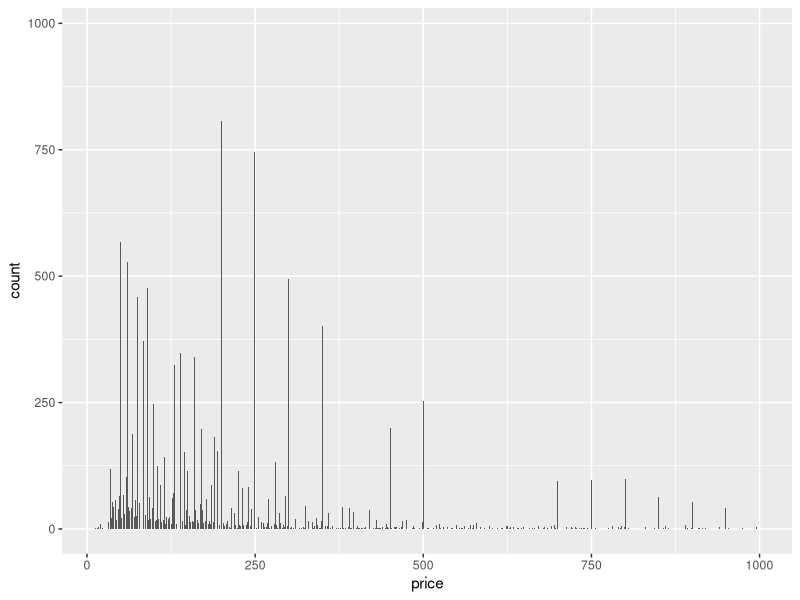
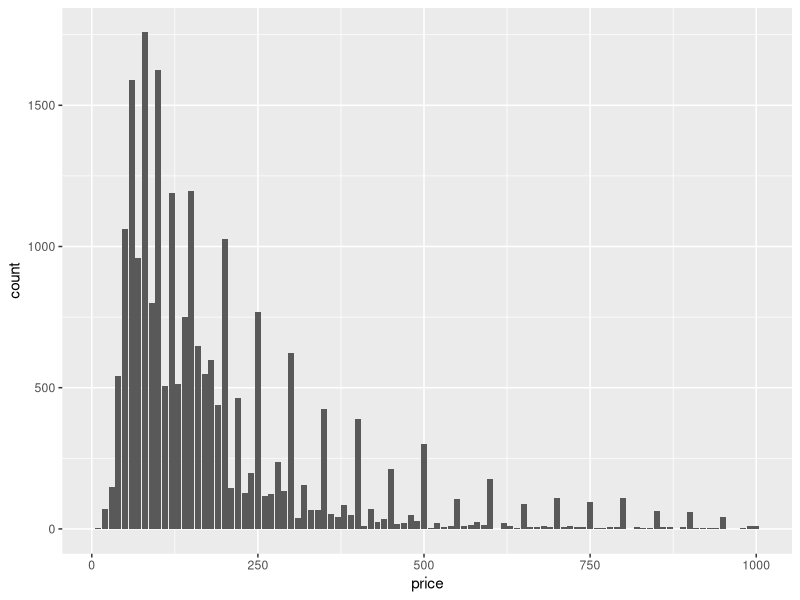
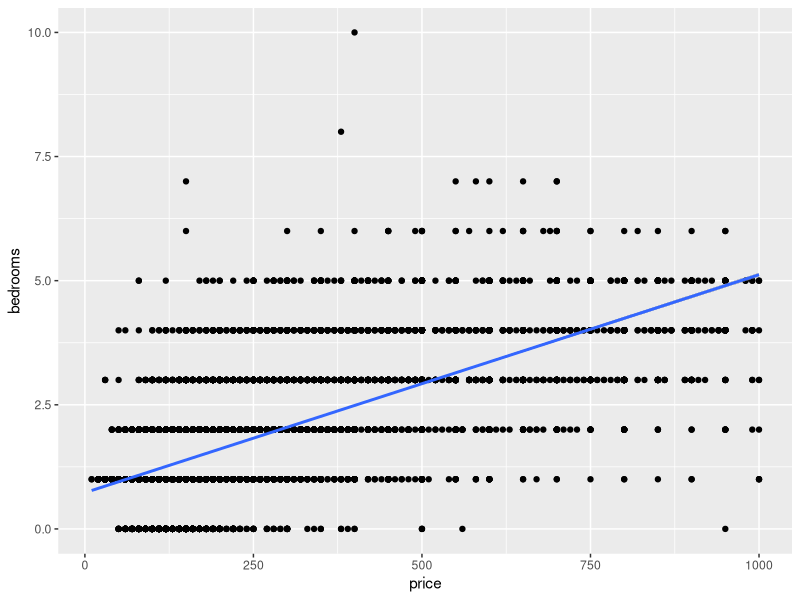
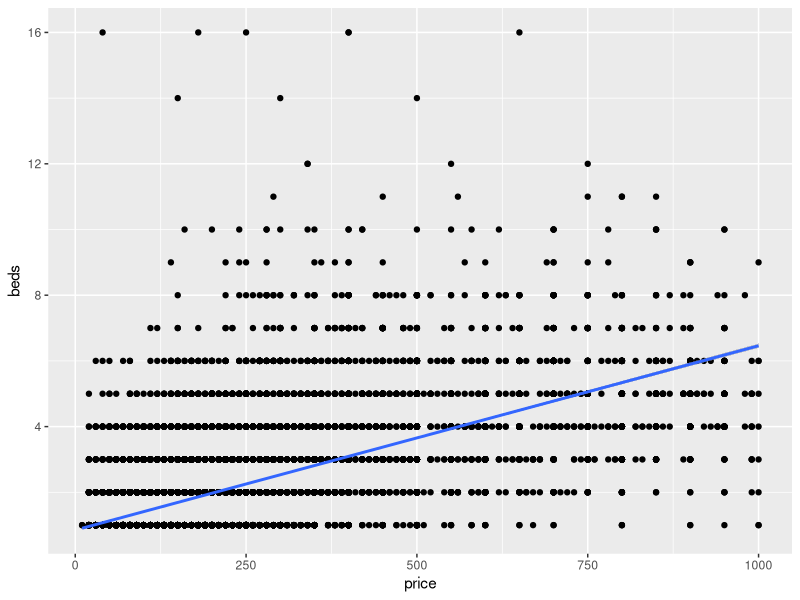
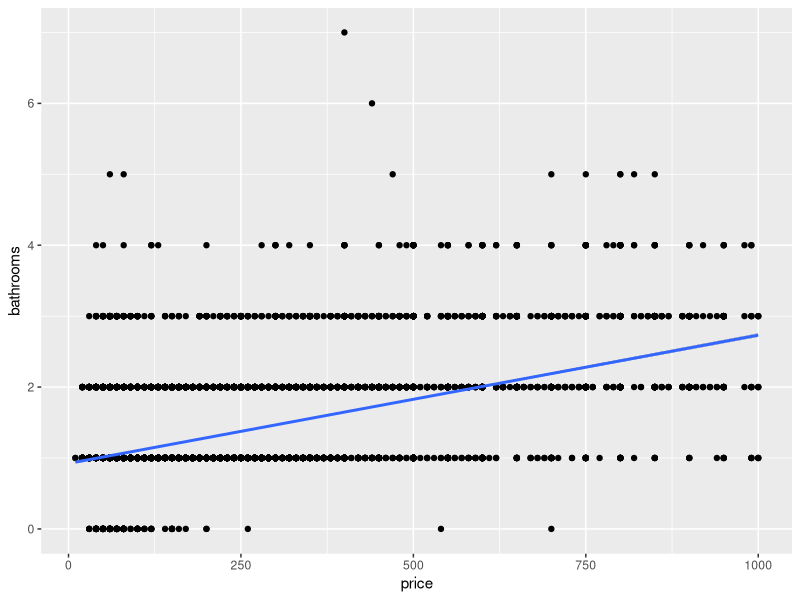
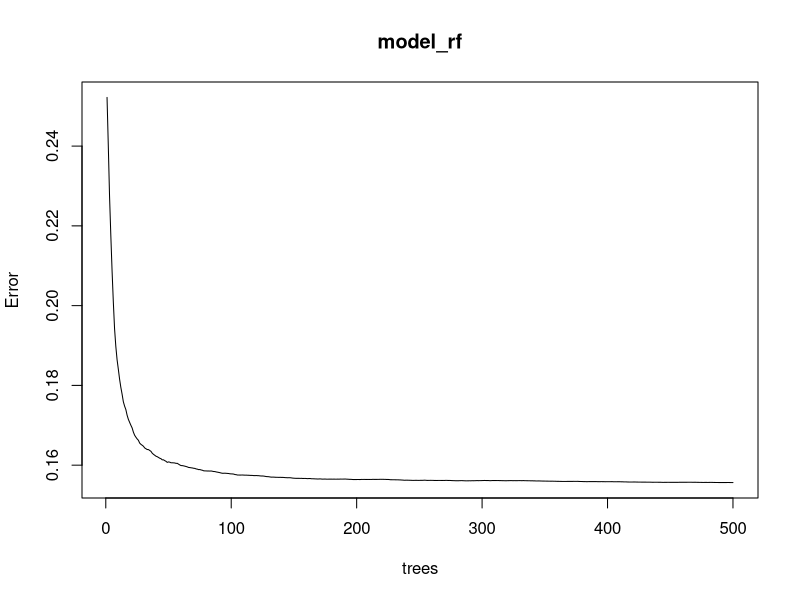
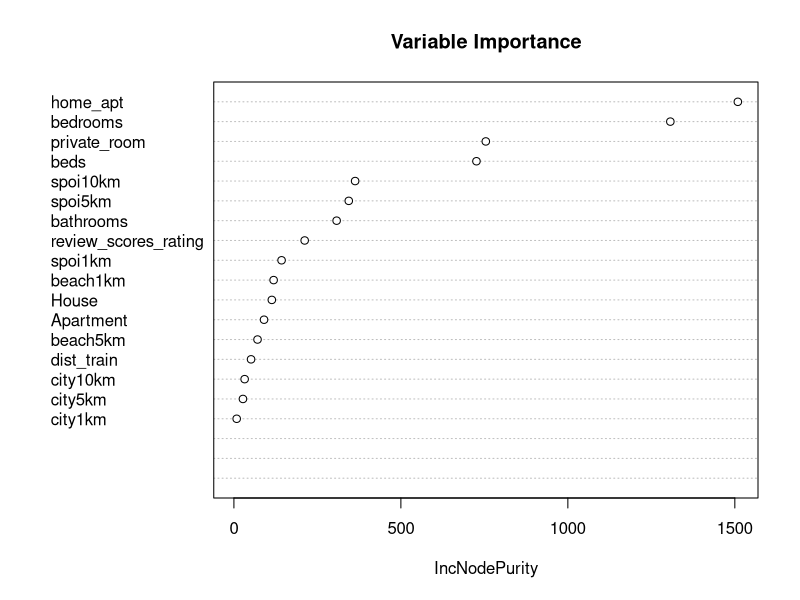
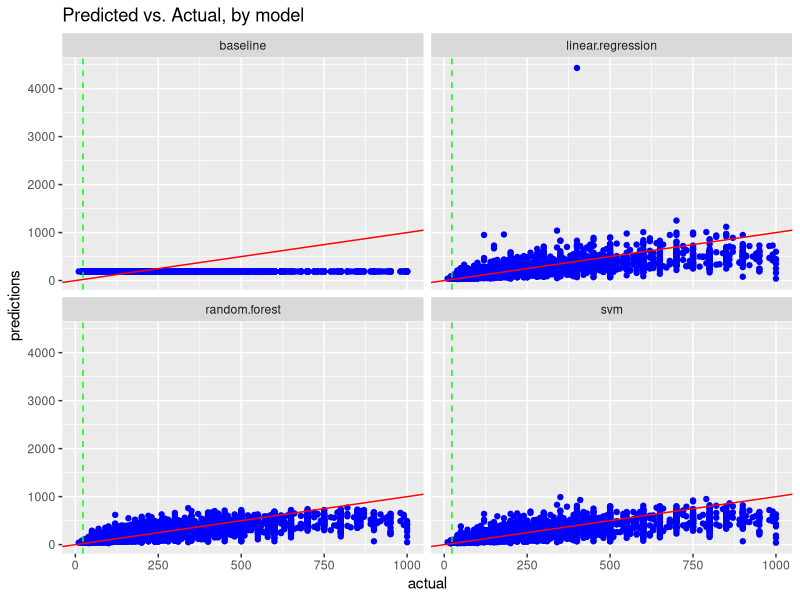

These figures' R source, in order:
library(dplyr)
library(randomForest)
library(ggplot2)
data <- read.csv("Output Files/completedata.csv",stringsAsFactors = F) %>% select(-c(city,X,Townhouse,shared_room))

ggplot(data,aes(price))+geom_bar() ##distribution is skewed to the right
data$price <- round(data$price,-1) #%>% log() #round and apply log function
ggplot(data,aes(price))+geom_bar()
data$bathrooms <- as.integer(data$bathrooms)

##Sample data
set.seed(123)
samp <- sample(nrow(data), 0.6 * nrow(data))
train <- data[samp, ]
test <- data[-samp, ]
rm(samp)



ggplot(data,aes(price,bedrooms))+
  geom_point() +
  geom_smooth(method='lm',formula=y~x)

ggplot(data,aes(price,beds))+
  geom_point() +
  geom_smooth(method='lm',formula=y~x)

ggplot(data,aes(price,bathrooms))+
  geom_point() +
  geom_smooth(method='lm',formula=y~x)

##Modelling
##Baseline model
best.guess <- mean(train$price) 
RMSE.baseline <- sqrt(mean((best.guess-test$price)^2))
MAE.baseline <- mean(abs(best.guess-test$price))


#Linear Regression
mod_lm <- lm (log(price)~ ., data = train)
summary(mod_lm)
lm_out <- predict(mod_lm,test) %>% as.data.frame()
lm_out$. <- exp(lm_out$.) %>% round(-1)
RMSE.lin.reg <- sqrt(mean((lm_out-test$price)^2))
MAE.lin.reg <- mean(abs(lm_out$.-test$price))



#Random Forest
model_rf <- randomForest(log(price)~.,data=train)
which.min(model_rf$mse) #500 trees needed to reach min error estimate
as.data.frame(sort(importance(model_rf)[,1],decreasing = TRUE),optional = T) #Features importance


plot(model_rf)
varImpPlot(model_rf,
           sort = T,
           main="Variable Importance",
           n.var=20)

rf_out <- predict(model_rf,test) %>% as.data.frame()
rf_out$. <- exp(rf_out$.) %>% round(-1)
RMSE.forest <- sqrt(mean((rf_out-test$price)^2))
MAE.forest <- mean(abs(rf_out$.-test$price))


#SVM
library(e1071) 
model_svm <- svm(log(price) ~ . , train)
svm_out <- predict(model_svm,test,interval='prediction') %>% as.data.frame()
svm_out$. <- exp(svm_out$.) %>% round(-1)
RMSE.svm <- sqrt(mean((svm_out-test$price)^2))
MAE.svm <- mean(abs(svm_out$.-test$price))




accuracy <- data.frame(Method = c("Baseline","Linear Regression","Random forest","SVM"),
                       RMSE   = c(RMSE.baseline,RMSE.lin.reg,RMSE.forest,RMSE.svm),
                       MAE    = c(MAE.baseline,MAE.lin.reg,MAE.forest,MAE.svm))
accuracy$RMSE <- round(accuracy$RMSE,2)
accuracy$MAE <- round(accuracy$MAE,2) 
accuracy


all.predictions <- data.frame("actual" = test$price,
                              "baseline" = best.guess,
                              "linear.regression" = lm_out,
                              "random.forest" = rf_out,
                              "svm" = svm_out)

colnames(all.predictions) <- c("actual","baseline","linear.regression","random.forest","svm")
head(all.predictions)


library(tidyr)
all.predictions <- gather(all.predictions,key = model,value = predictions,2:5)
head(all.predictions)

ggplot(data = all.predictions,aes(x = actual, y = predictions)) + 
  geom_point(colour = "blue") + 
  geom_abline(intercept = 0, slope = 1, colour = "red") +
  geom_vline(xintercept = 23, colour = "green", linetype = "dashed") +
  facet_wrap(~ model,ncol = 2) + 
  #coord_cartesian(xlim = c(0,1000),ylim = c(0,1000)) +
  ggtitle("Predicted vs. Actual, by model")
